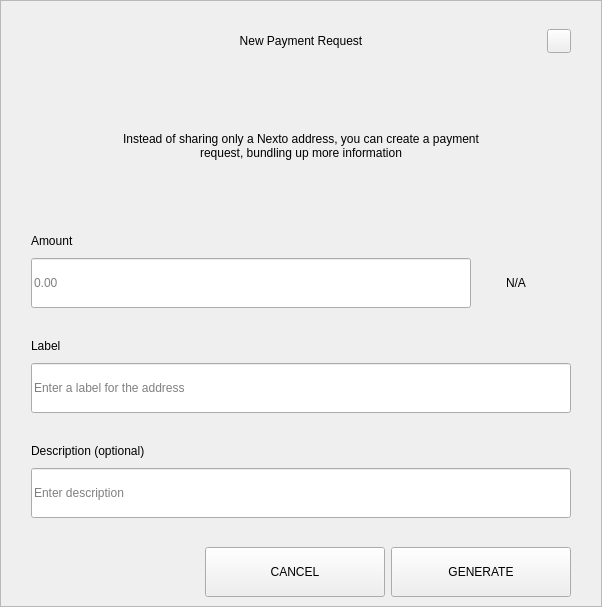
<?xml version="1.0" encoding="UTF-8"?>
<ui version="4.0">
 <class>RequestDialog</class>
 <widget class="QDialog" name="RequestDialog">
  <property name="geometry">
   <rect>
    <x>0</x>
    <y>0</y>
    <width>602</width>
    <height>607</height>
   </rect>
  </property>
  <property name="windowTitle">
   <string notr="true">N/A</string>
  </property>
  <layout class="QVBoxLayout" name="verticalLayout_5">
   <property name="spacing">
    <number>0</number>
   </property>
   <property name="leftMargin">
    <number>0</number>
   </property>
   <property name="topMargin">
    <number>0</number>
   </property>
   <property name="rightMargin">
    <number>0</number>
   </property>
   <property name="bottomMargin">
    <number>0</number>
   </property>
   <item>
    <widget class="QFrame" name="frame">
     <property name="styleSheet">
      <string notr="true"/>
     </property>
     <property name="frameShape">
      <enum>QFrame::StyledPanel</enum>
     </property>
     <property name="frameShadow">
      <enum>QFrame::Raised</enum>
     </property>
     <layout class="QVBoxLayout" name="verticalLayout_4" stretch="1,0,0">
      <property name="spacing">
       <number>0</number>
      </property>
      <property name="leftMargin">
       <number>30</number>
      </property>
      <property name="topMargin">
       <number>20</number>
      </property>
      <property name="rightMargin">
       <number>30</number>
      </property>
      <property name="bottomMargin">
       <number>0</number>
      </property>
      <item>
       <layout class="QHBoxLayout" name="horizontalLayout_3">
        <property name="spacing">
         <number>0</number>
        </property>
        <item>
         <spacer name="horizontalSpacer_21">
          <property name="orientation">
           <enum>Qt::Horizontal</enum>
          </property>
          <property name="sizeHint" stdset="0">
           <size>
            <width>40</width>
            <height>20</height>
           </size>
          </property>
         </spacer>
        </item>
        <item>
         <widget class="QLabel" name="labelTitle">
          <property name="minimumSize">
           <size>
            <width>0</width>
            <height>40</height>
           </size>
          </property>
          <property name="maximumSize">
           <size>
            <width>16777215</width>
            <height>40</height>
           </size>
          </property>
          <property name="styleSheet">
           <string notr="true">padding-left:24px;</string>
          </property>
          <property name="text">
           <string>New Payment Request</string>
          </property>
          <property name="alignment">
           <set>Qt::AlignCenter</set>
          </property>
          <property name="margin">
           <number>7</number>
          </property>
         </widget>
        </item>
        <item>
         <spacer name="horizontalSpacer">
          <property name="orientation">
           <enum>Qt::Horizontal</enum>
          </property>
          <property name="sizeHint" stdset="0">
           <size>
            <width>40</width>
            <height>20</height>
           </size>
          </property>
         </spacer>
        </item>
        <item>
         <widget class="QPushButton" name="btnEsc">
          <property name="minimumSize">
           <size>
            <width>24</width>
            <height>24</height>
           </size>
          </property>
          <property name="maximumSize">
           <size>
            <width>24</width>
            <height>24</height>
           </size>
          </property>
          <property name="focusPolicy">
           <enum>Qt::NoFocus</enum>
          </property>
          <property name="text">
           <string/>
          </property>
         </widget>
        </item>
       </layout>
      </item>
      <item>
       <widget class="QStackedWidget" name="stack">
        <property name="minimumSize">
         <size>
          <width>540</width>
          <height>0</height>
         </size>
        </property>
        <property name="maximumSize">
         <size>
          <width>540</width>
          <height>16777215</height>
         </size>
        </property>
        <property name="currentIndex">
         <number>0</number>
        </property>
        <widget class="QWidget" name="page_1">
         <property name="minimumSize">
          <size>
           <width>540</width>
           <height>0</height>
          </size>
         </property>
         <property name="maximumSize">
          <size>
           <width>540</width>
           <height>16777215</height>
          </size>
         </property>
         <layout class="QVBoxLayout" name="layout1">
          <property name="spacing">
           <number>0</number>
          </property>
          <property name="leftMargin">
           <number>0</number>
          </property>
          <property name="topMargin">
           <number>0</number>
          </property>
          <property name="rightMargin">
           <number>0</number>
          </property>
          <property name="bottomMargin">
           <number>0</number>
          </property>
          <item>
           <spacer name="verticalSpacer_21">
            <property name="orientation">
             <enum>Qt::Vertical</enum>
            </property>
            <property name="sizeType">
             <enum>QSizePolicy::Fixed</enum>
            </property>
            <property name="sizeHint" stdset="0">
             <size>
              <width>20</width>
              <height>30</height>
             </size>
            </property>
           </spacer>
          </item>
          <item alignment="Qt::AlignHCenter">
           <widget class="QLabel" name="labelMessage">
            <property name="minimumSize">
             <size>
              <width>400</width>
              <height>50</height>
             </size>
            </property>
            <property name="text">
             <string>Instead of sharing only a Nexto address, you can create a payment request, bundling up more information</string>
            </property>
            <property name="alignment">
             <set>Qt::AlignCenter</set>
            </property>
            <property name="wordWrap">
             <bool>true</bool>
            </property>
           </widget>
          </item>
          <item alignment="Qt::AlignBottom">
           <widget class="QWidget" name="containerAmount" native="true">
            <layout class="QVBoxLayout" name="verticalLayout">
             <property name="spacing">
              <number>9</number>
             </property>
             <property name="leftMargin">
              <number>0</number>
             </property>
             <property name="topMargin">
              <number>0</number>
             </property>
             <property name="rightMargin">
              <number>0</number>
             </property>
             <property name="bottomMargin">
              <number>0</number>
             </property>
             <item>
              <widget class="QLabel" name="labelSubtitleAmount">
               <property name="minimumSize">
                <size>
                 <width>350</width>
                 <height>16</height>
                </size>
               </property>
               <property name="maximumSize">
                <size>
                 <width>16777215</width>
                 <height>16</height>
                </size>
               </property>
               <property name="text">
                <string>Amount</string>
               </property>
              </widget>
             </item>
             <item alignment="Qt::AlignTop">
              <widget class="QWidget" name="layoutAmount" native="true">
               <layout class="QHBoxLayout" name="horizontalLayout" stretch="2,0">
                <property name="spacing">
                 <number>0</number>
                </property>
                <property name="leftMargin">
                 <number>0</number>
                </property>
                <property name="topMargin">
                 <number>0</number>
                </property>
                <property name="rightMargin">
                 <number>0</number>
                </property>
                <property name="bottomMargin">
                 <number>0</number>
                </property>
                <item>
                 <widget class="QLineEdit" name="lineEditAmount">
                  <property name="minimumSize">
                   <size>
                    <width>0</width>
                    <height>50</height>
                   </size>
                  </property>
                  <property name="maximumSize">
                   <size>
                    <width>16777215</width>
                    <height>50</height>
                   </size>
                  </property>
                  <property name="placeholderText">
                   <string notr="true">0.00</string>
                  </property>
                 </widget>
                </item>
                <item>
                 <widget class="QWidget" name="comboContainer" native="true">
                  <property name="minimumSize">
                   <size>
                    <width>100</width>
                    <height>50</height>
                   </size>
                  </property>
                  <property name="maximumSize">
                   <size>
                    <width>16777215</width>
                    <height>50</height>
                   </size>
                  </property>
                  <layout class="QHBoxLayout" name="horizontalLayout_31">
                   <property name="spacing">
                    <number>0</number>
                   </property>
                   <property name="leftMargin">
                    <number>0</number>
                   </property>
                   <property name="topMargin">
                    <number>0</number>
                   </property>
                   <property name="rightMargin">
                    <number>10</number>
                   </property>
                   <property name="bottomMargin">
                    <number>0</number>
                   </property>
                   <item>
                    <widget class="QLabel" name="comboBoxCoin">
                     <property name="text">
                      <string notr="true">N/A</string>
                     </property>
                     <property name="alignment">
                      <set>Qt::AlignCenter</set>
                     </property>
                    </widget>
                   </item>
                  </layout>
                 </widget>
                </item>
               </layout>
              </widget>
             </item>
            </layout>
           </widget>
          </item>
          <item>
           <spacer name="verticalSpacer_31">
            <property name="orientation">
             <enum>Qt::Vertical</enum>
            </property>
            <property name="sizeType">
             <enum>QSizePolicy::Fixed</enum>
            </property>
            <property name="sizeHint" stdset="0">
             <size>
              <width>20</width>
              <height>30</height>
             </size>
            </property>
           </spacer>
          </item>
          <item>
           <layout class="QVBoxLayout" name="verticalLayoutLabel">
            <property name="spacing">
             <number>9</number>
            </property>
            <item>
             <widget class="QLabel" name="labelSubtitleLabel">
              <property name="minimumSize">
               <size>
                <width>0</width>
                <height>16</height>
               </size>
              </property>
              <property name="maximumSize">
               <size>
                <width>16777215</width>
                <height>16</height>
               </size>
              </property>
              <property name="text">
               <string>Label</string>
              </property>
             </widget>
            </item>
            <item>
             <widget class="QLineEdit" name="lineEditLabel">
              <property name="minimumSize">
               <size>
                <width>0</width>
                <height>50</height>
               </size>
              </property>
              <property name="maximumSize">
               <size>
                <width>16777215</width>
                <height>50</height>
               </size>
              </property>
              <property name="placeholderText">
               <string>Enter a label for the address</string>
              </property>
             </widget>
            </item>
           </layout>
          </item>
          <item>
           <spacer name="verticalSpacer_34">
            <property name="orientation">
             <enum>Qt::Vertical</enum>
            </property>
            <property name="sizeType">
             <enum>QSizePolicy::Fixed</enum>
            </property>
            <property name="sizeHint" stdset="0">
             <size>
              <width>20</width>
              <height>30</height>
             </size>
            </property>
           </spacer>
          </item>
          <item>
           <layout class="QVBoxLayout" name="verticalLayoutDescription">
            <property name="spacing">
             <number>9</number>
            </property>
            <item>
             <widget class="QLabel" name="labelSubtitleDescription">
              <property name="minimumSize">
               <size>
                <width>0</width>
                <height>16</height>
               </size>
              </property>
              <property name="maximumSize">
               <size>
                <width>16777215</width>
                <height>16</height>
               </size>
              </property>
              <property name="text">
               <string>Description (optional)</string>
              </property>
             </widget>
            </item>
            <item>
             <widget class="QLineEdit" name="lineEditDescription">
              <property name="minimumSize">
               <size>
                <width>0</width>
                <height>50</height>
               </size>
              </property>
              <property name="maximumSize">
               <size>
                <width>16777215</width>
                <height>50</height>
               </size>
              </property>
              <property name="placeholderText">
               <string>Enter description</string>
              </property>
             </widget>
            </item>
            <item>
             <spacer name="verticalSpacer_4">
              <property name="orientation">
               <enum>Qt::Vertical</enum>
              </property>
              <property name="sizeType">
               <enum>QSizePolicy::Fixed</enum>
              </property>
              <property name="sizeHint" stdset="0">
               <size>
                <width>20</width>
                <height>20</height>
               </size>
              </property>
             </spacer>
            </item>
           </layout>
          </item>
         </layout>
        </widget>
        <widget class="QWidget" name="page_2">
         <layout class="QVBoxLayout" name="layout2">
          <item>
           <spacer name="verticalSpacer_5">
            <property name="orientation">
             <enum>Qt::Vertical</enum>
            </property>
            <property name="sizeType">
             <enum>QSizePolicy::Fixed</enum>
            </property>
            <property name="sizeHint" stdset="0">
             <size>
              <width>20</width>
              <height>50</height>
             </size>
            </property>
           </spacer>
          </item>
          <item alignment="Qt::AlignHCenter">
           <widget class="QLabel" name="labelQrImg">
            <property name="minimumSize">
             <size>
              <width>260</width>
              <height>260</height>
             </size>
            </property>
            <property name="maximumSize">
             <size>
              <width>260</width>
              <height>260</height>
             </size>
            </property>
            <property name="text">
             <string/>
            </property>
            <property name="alignment">
             <set>Qt::AlignCenter</set>
            </property>
           </widget>
          </item>
          <item>
           <spacer name="verticalSpacer_2">
            <property name="orientation">
             <enum>Qt::Vertical</enum>
            </property>
            <property name="sizeType">
             <enum>QSizePolicy::Fixed</enum>
            </property>
            <property name="sizeHint" stdset="0">
             <size>
              <width>20</width>
              <height>30</height>
             </size>
            </property>
           </spacer>
          </item>
          <item alignment="Qt::AlignHCenter">
           <widget class="QLabel" name="labelAddress">
            <property name="text">
             <string notr="true">N/A </string>
            </property>
           </widget>
          </item>
          <item>
           <spacer name="verticalSpacer_32">
            <property name="orientation">
             <enum>Qt::Vertical</enum>
            </property>
            <property name="sizeType">
             <enum>QSizePolicy::Expanding</enum>
            </property>
            <property name="sizeHint" stdset="0">
             <size>
              <width>20</width>
              <height>20</height>
             </size>
            </property>
           </spacer>
          </item>
          <item>
           <layout class="QHBoxLayout" name="horizontal">
            <property name="leftMargin">
             <number>20</number>
            </property>
            <property name="rightMargin">
             <number>20</number>
            </property>
            <property name="bottomMargin">
             <number>20</number>
            </property>
            <item>
             <spacer name="horizontalSpacer_4">
              <property name="orientation">
               <enum>Qt::Horizontal</enum>
              </property>
              <property name="sizeHint" stdset="0">
               <size>
                <width>40</width>
                <height>20</height>
               </size>
              </property>
             </spacer>
            </item>
            <item>
             <widget class="QPushButton" name="btnCopyAddress">
              <property name="minimumSize">
               <size>
                <width>180</width>
                <height>50</height>
               </size>
              </property>
              <property name="text">
               <string>COPY ADDRESS</string>
              </property>
             </widget>
            </item>
            <item>
             <widget class="QPushButton" name="btnCopyUrl">
              <property name="minimumSize">
               <size>
                <width>180</width>
                <height>50</height>
               </size>
              </property>
              <property name="text">
               <string>COPY URL</string>
              </property>
             </widget>
            </item>
            <item>
             <spacer name="horizontalSpacer_2">
              <property name="orientation">
               <enum>Qt::Horizontal</enum>
              </property>
              <property name="sizeHint" stdset="0">
               <size>
                <width>40</width>
                <height>20</height>
               </size>
              </property>
             </spacer>
            </item>
           </layout>
          </item>
         </layout>
        </widget>
       </widget>
      </item>
      <item>
       <widget class="QWidget" name="buttonsStack" native="true">
        <layout class="QHBoxLayout" name="horizontalLayout_5">
         <property name="leftMargin">
          <number>20</number>
         </property>
         <property name="rightMargin">
          <number>0</number>
         </property>
         <item>
          <spacer name="horizontalSpacer_41">
           <property name="orientation">
            <enum>Qt::Horizontal</enum>
           </property>
           <property name="sizeHint" stdset="0">
            <size>
             <width>40</width>
             <height>20</height>
            </size>
           </property>
          </spacer>
         </item>
         <item>
          <widget class="QPushButton" name="btnCancel">
           <property name="minimumSize">
            <size>
             <width>180</width>
             <height>50</height>
            </size>
           </property>
           <property name="focusPolicy">
            <enum>Qt::NoFocus</enum>
           </property>
           <property name="text">
            <string>CANCEL</string>
           </property>
          </widget>
         </item>
         <item>
          <widget class="QPushButton" name="btnSave">
           <property name="minimumSize">
            <size>
             <width>180</width>
             <height>50</height>
            </size>
           </property>
           <property name="focusPolicy">
            <enum>Qt::NoFocus</enum>
           </property>
           <property name="text">
            <string>GENERATE</string>
           </property>
          </widget>
         </item>
        </layout>
       </widget>
      </item>
     </layout>
    </widget>
   </item>
  </layout>
 </widget>
 <resources/>
 <connections/>
</ui>
